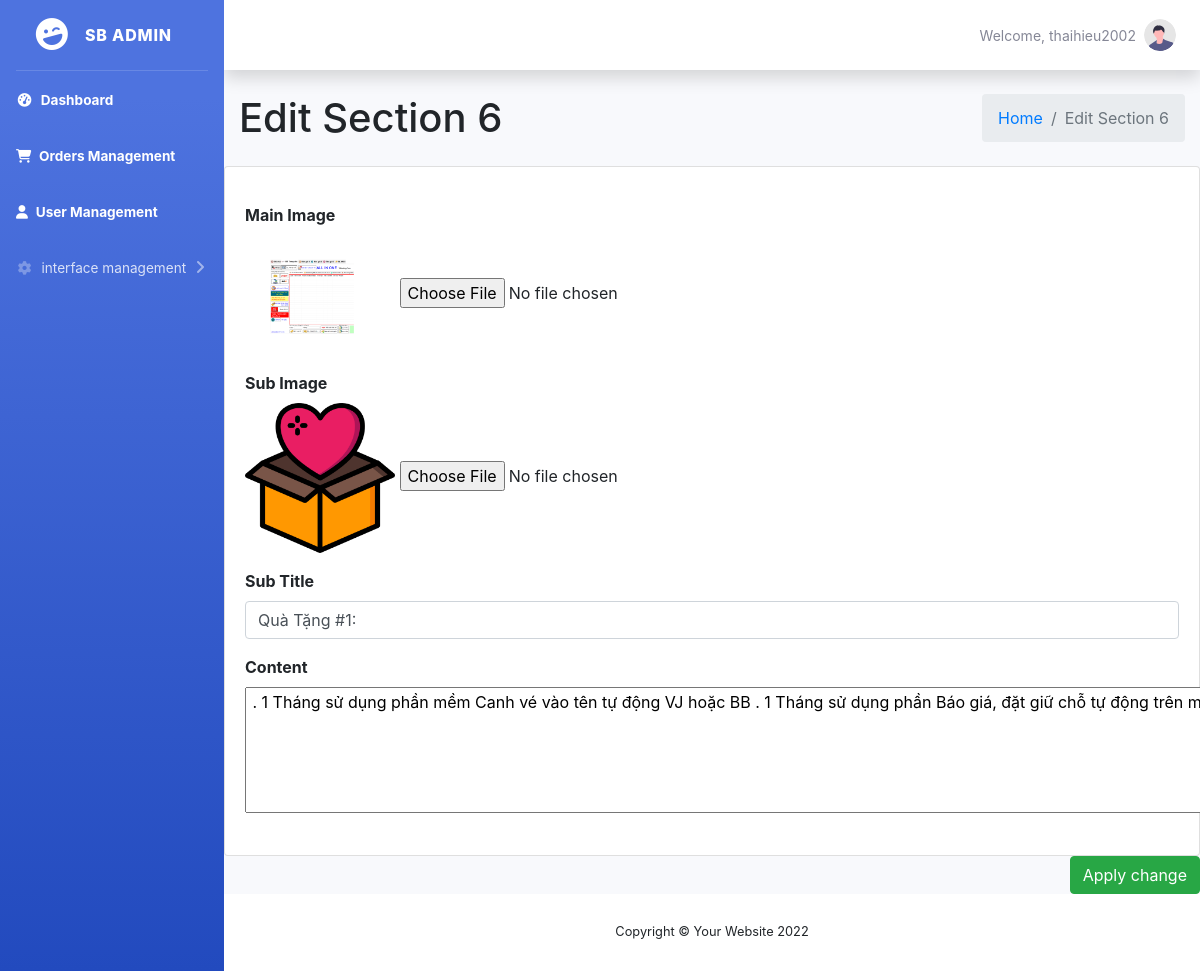
Screenshot of /views/editImageSS6.php?id=1 (signed in) with the database file from the repository.
### tables this page shows
CREATE TABLE IF NOT EXISTS `section_6` (
  `id` int(11) NOT NULL AUTO_INCREMENT,
  `main_title` varchar(500) DEFAULT NULL,
  `des` varchar(500) DEFAULT NULL,
  `main_img` varchar(500) NOT NULL,
  `sub_img` varchar(500) NOT NULL,
  `sub_title` varchar(500) NOT NULL,
  `content` varchar(500) NOT NULL,
  PRIMARY KEY (`id`)
);

### models/db.php (called while the page is built)
<?php
class Db
{
	public static $connection;
    public function __construct()
    {
    if (!self::$connection) {
    self::$connection = new mysqli(DB_HOST, DB_USER, DB_PASSWORD, DB_NAME,PORT);
    self::$connection->set_charset(DB_CHARSET);
    }
    return self::$connection;
    }
}

### models/section6.php (called while the page is built, shortened)
<?php
class Section6 extends Db
{
    public function getSS6ById($id)
    {
        $sql = self::$connection->prepare("SELECT * FROM `section_6` WHERE id = " . $id);
        $sql->execute();
        $item = $sql->get_result()->fetch_all(MYSQLI_ASSOC);
        return $item;
    }
}

### views/editImageSS6.php (the view, shortened to what this page needs)
<?php
    include "header.php";
?>
<body class="hold-transition sidebar-mini">
    <div class="wrapper">
        <div class="content-wrapper">
            <section class="content-header">
                <div class="container-fluid">
                    <div class="row mb-2">
                        <div class="col-sm-6">
                            <h1>Edit Section 6</h1>
                        </div>
                        <div class="col-sm-6">
                            <ol class="breadcrumb float-sm-right">
                                <li class="breadcrumb-item"><a href="index.php">Home</a></li>
                                <li class="breadcrumb-item active">Edit Section 6</li>
                            </ol>
                        </div>
                    </div>
                </div>
            </section>
            <section class="content">
                <form action="../controllers/editSS6.php" method="post" enctype="multipart/form-data">
                    <div class="row">
                        <div class="col-md-12">
                        <?php $getSS6ById = $section6->getSS6ById($_GET['id']);
                            foreach ($getSS6ById as $values) : ?>
                            <div class="card card-primary">
                                <div class="card-body">
                                    <div class="form-group">
                                        <label for="inputName"><b>Main Image</b></label>
                                        <br>
                                        <img style="width:150px;" src="../public/image/<?php echo $values['main_img'] ?>" alt="">
                                        <input type="file" name="image1" id="fileToUpload">
                                    </div>
                                    <div class="form-group">
                                        <label for="inputName"><b>Sub Image</b></label>
                                        <br>
                                        <img style="width:150px;" src="../public/image/<?php echo $values['sub_img'] ?>" alt="">
                                        <input type="file" name="image2" id="fileToUpload1">
                                    </div>
                                    <div class="form-group">
                                    <label for="inputName"><b>Sub Title</b></label>
                                        <input value="<?php echo $values['sub_title'] ?>" type="text" id="inputID" class="form-control" name="sub">
                                    </div>
                                    <div class="form-group">
                                        <label for="inputName"><b>Content</b></label>
                                        <textarea name="content" id="summernote" cols="160" rows="5"><?php echo $values['content'] ?></textarea>
                                    </div>
                                </div>
                            </div>
                            <?php endforeach; ?>
                        </div>
                    </div>
                    <div class="row">
                        <div class="col-12">
                            <input type="submit" name="submit1" value="Apply change" class="btn btn-success float-right">
                        </div>
                    </div>
                </form>
            </section>
        </div>
        <?php include "footer.php"; ?>

### rows the page displays
section_6: main_img (picture), sub_img (picture), sub "Quà Tặng #1:", content ". 1 Tháng sử dụng phần mềm Canh vé vào tên tự động VJ hoặc BB . 1 Tháng sử dụng phần Báo giá, đặt giữ chỗ tự động trên máy tính . Kích hoạt bất cứ khi nào theo yêu cầu của bạn"

### other values shown
$_SESSION['user'] "thaihieu2002"
